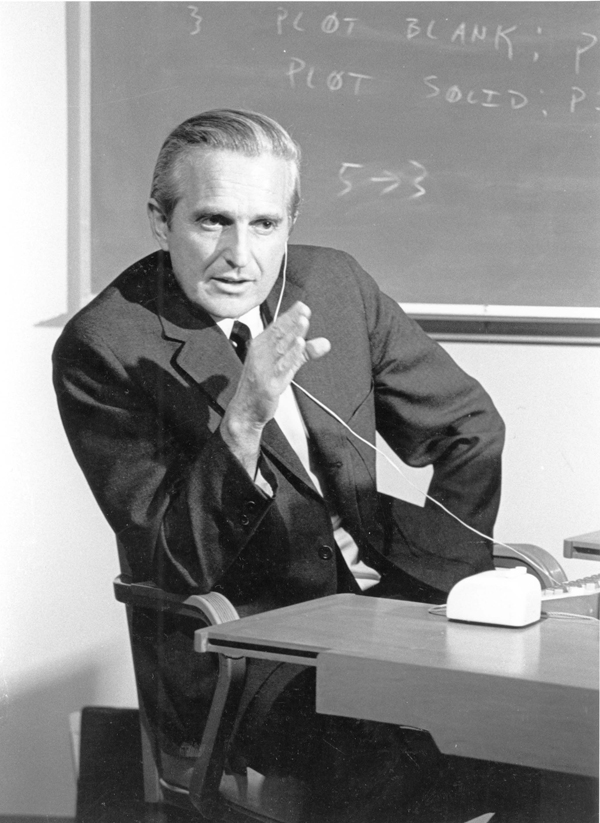
#> input picture assets/portrait-sources/douglas-engelbart.jpg, 600 x 823 px
$ python process-portraits.py
#> lines starting #> are read from the running program, lines starting #| are printed output that depends on the picture; after the words box and inside, x2 and y2 are one past the last pixel; in counts of white or black regions, pixels touching at a corner belong together
"""Create paper-and-ink portrait murals from the licensed source photographs."""

from pathlib import Path

from PIL import Image, ImageChops, ImageEnhance, ImageFilter, ImageOps


ROOT = Path(__file__).resolve().parents[1]
SOURCE_DIR = ROOT / "assets" / "portrait-sources"
OUTPUT_DIR = ROOT / "public" / "portraits"
CANVAS_SIZE = (720, 900)

PORTRAITS = {
    "douglas-engelbart": {"file": "douglas-engelbart.jpg", "crop": (35, 35, 565, 820)},
    "alan-kay": {"file": "alan-kay.jpg", "crop": (55, 40, 800, 1165)},
    "bret-victor": {"file": "bret-victor.png", "crop": (35, 45, 680, 950)},
}


def cover(image: Image.Image, size: tuple[int, int]) -> Image.Image:
    scale = max(size[0] / image.width, size[1] / image.height)
    resized = image.resize((round(image.width * scale), round(image.height * scale)), Image.Resampling.LANCZOS)
    left = (resized.width - size[0]) // 2
    top = (resized.height - size[1]) // 2
    return resized.crop((left, top, left + size[0], top + size[1]))


def make_mural(source: Path, crop: tuple[int, int, int, int]) -> Image.Image:
    original = Image.open(source).convert("RGB").crop(crop)
    gray = ImageOps.autocontrast(cover(original, CANVAS_SIZE).convert("L"), cutoff=1)
    softened = gray.filter(ImageFilter.MedianFilter(3))

    # Four broad graphite values keep the image legible from a distance.
    poster = softened.point(lambda value: 48 if value < 62 else 98 if value < 122 else 174 if value < 188 else 232)
    poster = ImageEnhance.Contrast(poster).enhance(0.82)

    # Pull a second, slightly offset edge pass over the tonal drawing for an imperfect ink contour.
    edges = ImageOps.autocontrast(softened.filter(ImageFilter.FIND_EDGES))
    ink = edges.point(lambda value: 255 if value > 34 else 0).convert("L").filter(ImageFilter.MaxFilter(3))
    offset_ink = ImageChops.offset(ink, 1, 0)
    ink = ImageChops.lighter(ink, offset_ink)
    drawing = Image.composite(Image.new("L", CANVAS_SIZE, 35), poster, ink)

    # Sparse halftone marks add printed texture only to the darker planes.
    pixels = drawing.load()
    for y in range(4, CANVAS_SIZE[1], 8):
        for x in range(4, CANVAS_SIZE[0], 8):
            if pixels[x, y] < 150:
                pixels[x, y] = max(25, pixels[x, y] - 42)

    # Fade every outer edge so the portrait reads as a wall mural, never a pasted rectangle.
    alpha = Image.new("L", CANVAS_SIZE, 0)
    alpha_pixels = alpha.load()
    for y in range(CANVAS_SIZE[1]):
        ny = (y - CANVAS_SIZE[1] * 0.49) / (CANVAS_SIZE[1] * 0.54)
        for x in range(CANVAS_SIZE[0]):
            nx = (x - CANVAS_SIZE[0] * 0.5) / (CANVAS_SIZE[0] * 0.56)
            distance = nx * nx + ny * ny
            alpha_pixels[x, y] = round(205 * max(0.0, min(1.0, (1.12 - distance) / 0.34)))

    paper_toned = ImageOps.colorize(drawing, black="#292a27", white="#efede5").convert("RGBA")
    paper_toned.putalpha(alpha.filter(ImageFilter.GaussianBlur(6)))
    return paper_toned


def main() -> None:
    OUTPUT_DIR.mkdir(parents=True, exist_ok=True)
    for name, config in PORTRAITS.items():
        mural = make_mural(SOURCE_DIR / config["file"], config["crop"])
#> in make_mural, `original = Image.open(source).convert("RGB").crop(crop)`:
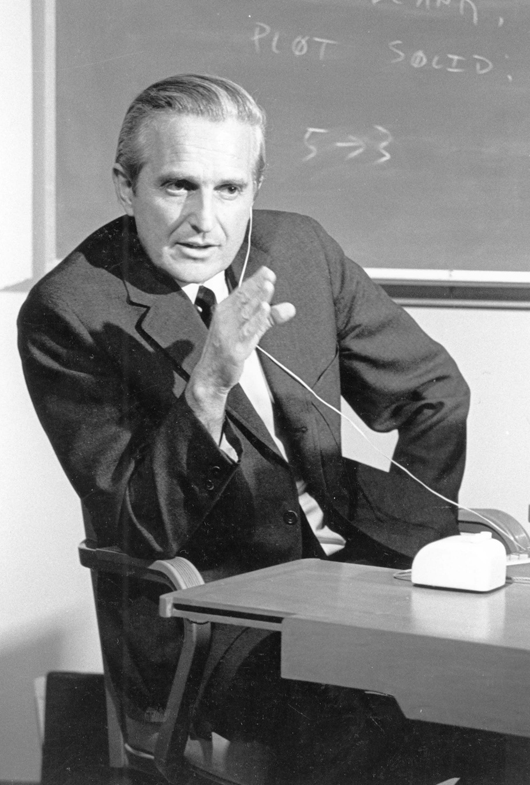
#> original: PIL image 530x785 RGB; min 12, max 255, mean 124.6
#> in cover, `return resized.crop((left, top, left + size[0], top + size[1]))`:
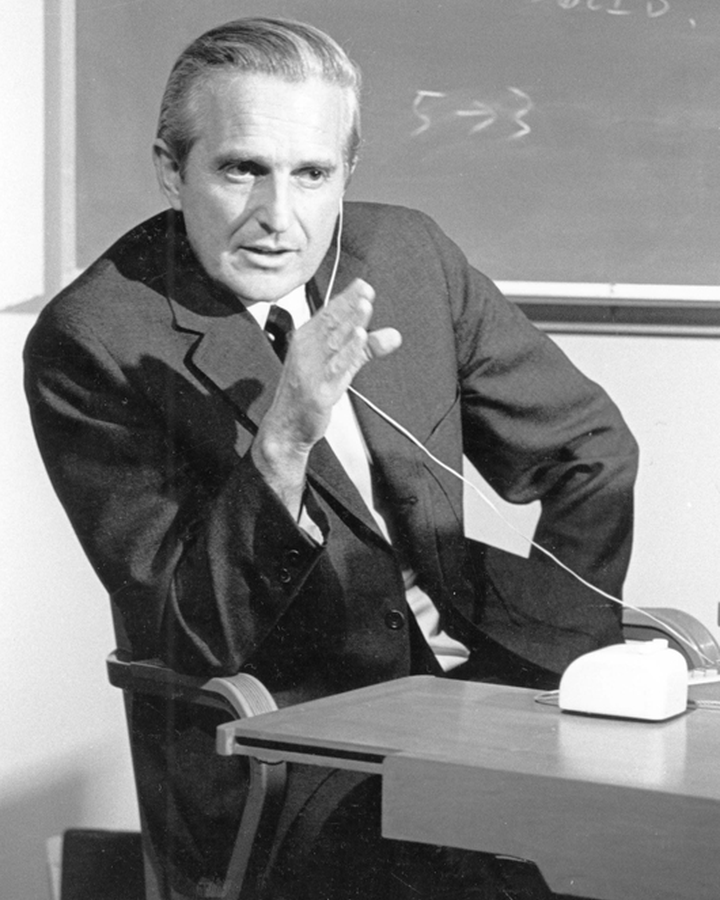
#> returned value: PIL image 720x900 RGB; min 7, max 255, mean 128.8
#> in make_mural, `ink = edges.point(lambda value: 255 if value > 34 else 0).convert("L")..`:
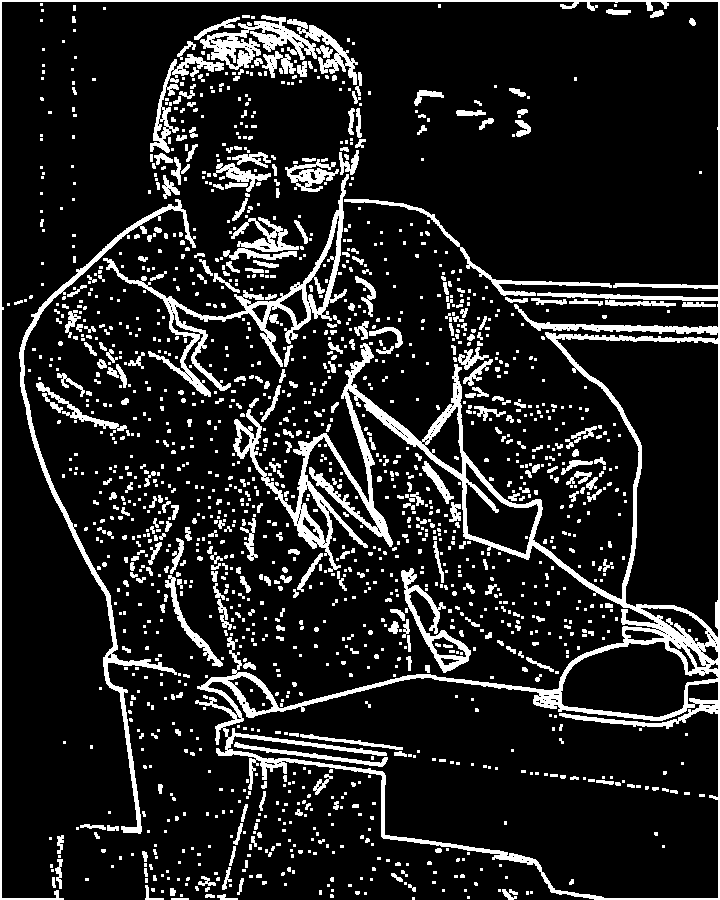
#> ink: PIL image 720x900 L; 13.6% white; 1642 white regions (1209 under 20 px), largest, box (x1, y1, x2, y2) and area: (0, 0, 720, 900) 30915, (103, 174, 349, 397) 5181, (19, 199, 196, 834) 4225
#> in make_mural, `offset_ink = ImageChops.offset(ink, 1, 0)`: offset_ink: PIL image 720x900 L; 13.6% white; 1642 white regions (1209 under 20 px), largest, box (x1, y1, x2, y2) and area: (0, 0, 720, 900) 30915, (104, 174, 350, 397) 5181, (20, 199, 197, 834) 4225
#> in make_mural, `ink = ImageChops.lighter(ink, offset_ink)`: ink: PIL image 720x900 L; 16% white; 1333 white regions (858 under 20 px), largest, box (x1, y1, x2, y2) and area: (0, 0, 720, 900) 45752, (19, 199, 197, 834) 5169, (194, 15, 363, 96) 4569
#> in make_mural, `drawing = Image.composite(Image.new("L", CANVAS_SIZE, 35), poster, ink)`:
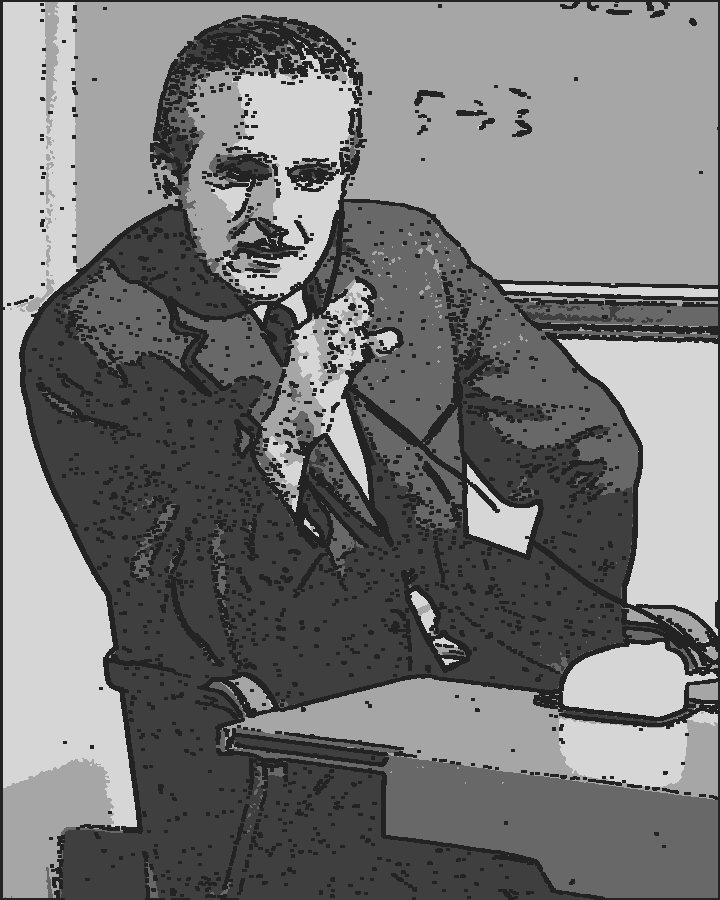
#> drawing: PIL image 720x900 L; min 35, max 214, mean 118.8
#> in make_mural, `alpha = Image.new("L", CANVAS_SIZE, 0)`: alpha: PIL image 720x900 L; every value is 0
#> in make_mural, `paper_toned = ImageOps.colorize(drawing, black="#292a27", white="#efed..`:
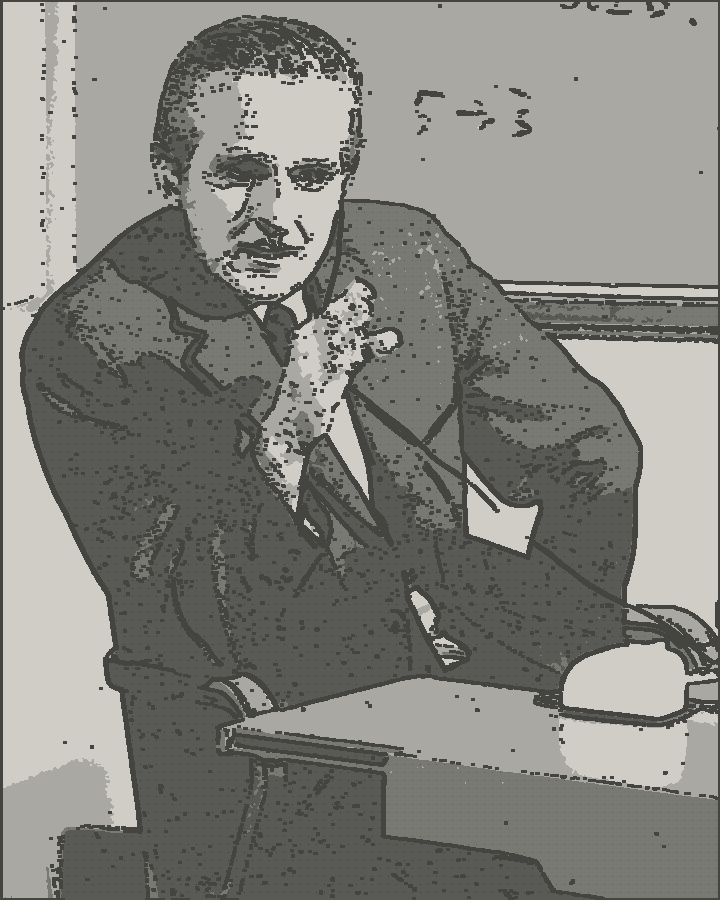
#> paper_toned: PIL image 720x900 RGBA; mean R, G, B, A 132.4, 132, 126.7, 255
#> in make_mural, `paper_toned.putalpha(alpha.filter(ImageFilter.GaussianBlur(6)))`:
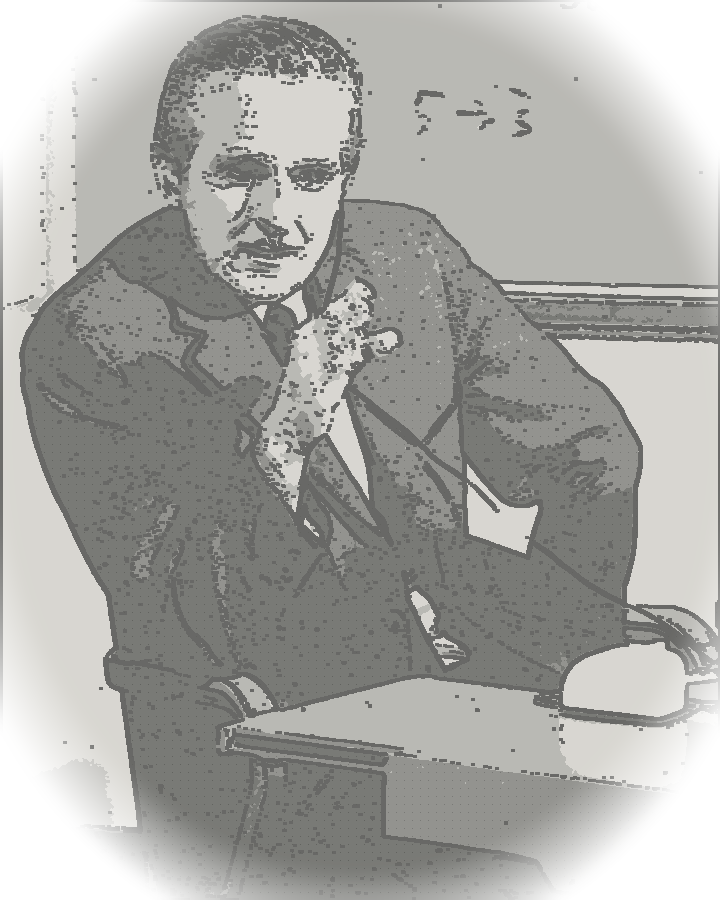
#> paper_toned: PIL image 720x900 RGBA; mean R, G, B, A 132.4, 132, 126.7, 175.2; transparent parts drawn white
#> in make_mural, `paper_toned.putalpha(alpha.filter(ImageFilter.GaussianBlur(6)))`:
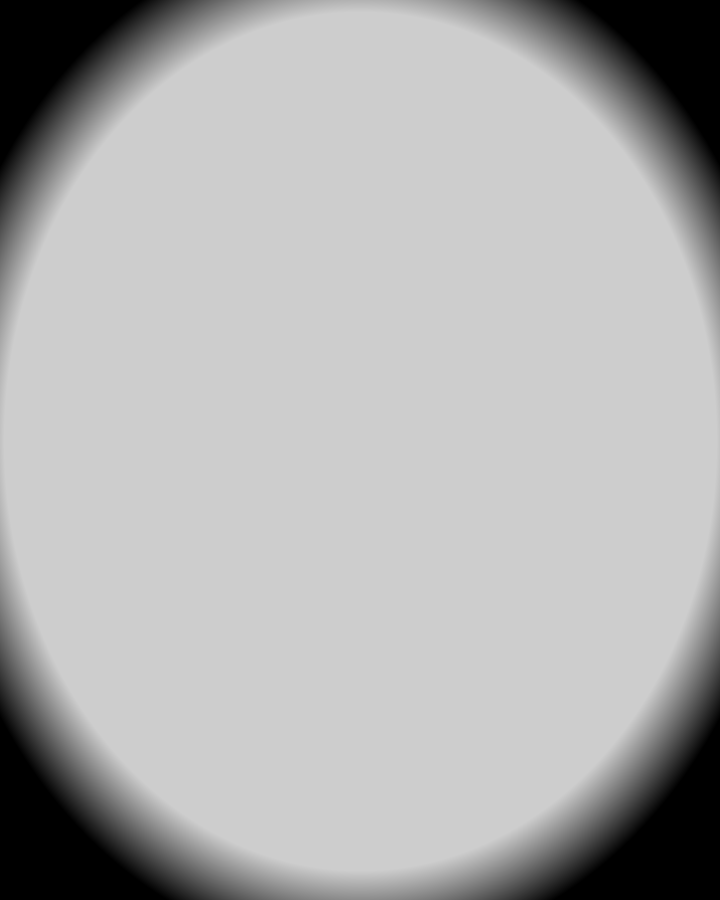
#> alpha: PIL image 720x900 L; min 0, max 205, mean 175.2
        mural.save(OUTPUT_DIR / f"{name}-ink.png", optimize=True)
#> pass 2 of the loop in main, `for name, config in PORTRAITS.items():`:
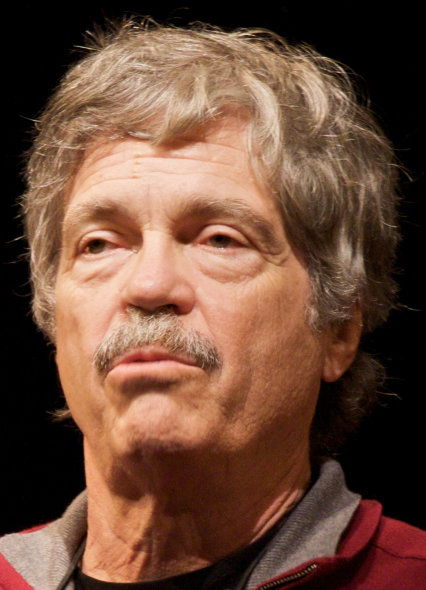
#> input picture assets/portrait-sources/alan-kay.jpg, 851 x 1180 px (shown at 1/2 size)
#> original: PIL image 745x1125 RGB
#> resized: PIL image 720x1087 RGB
#> in make_mural (call 2), `ink = edges.point(lambda value: 255 if value > 34 else 0).convert("L")..`:
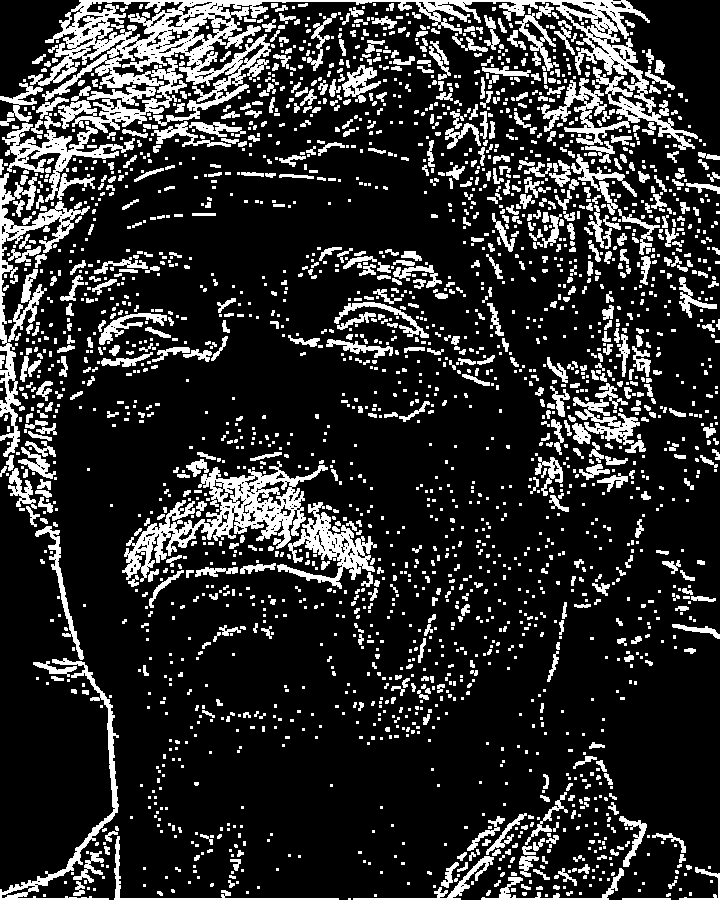
#> ink: PIL image 720x900 L; 18.1% white; 2523 white regions (1721 under 20 px), largest, box (x1, y1, x2, y2) and area: (28, 0, 698, 150) 22301, (122, 461, 328, 582) 6714, (0, 173, 90, 457) 3382
#> offset_ink: PIL image 720x900 L; 18.1% white; 2526 white regions (1725 under 20 px), largest, box (x1, y1, x2, y2) and area: (29, 0, 699, 150) 22301, (123, 461, 329, 582) 6714, (0, 173, 91, 457) 3414
#> in make_mural (call 2), `paper_toned.putalpha(alpha.filter(ImageFilter.GaussianBlur(6)))`:
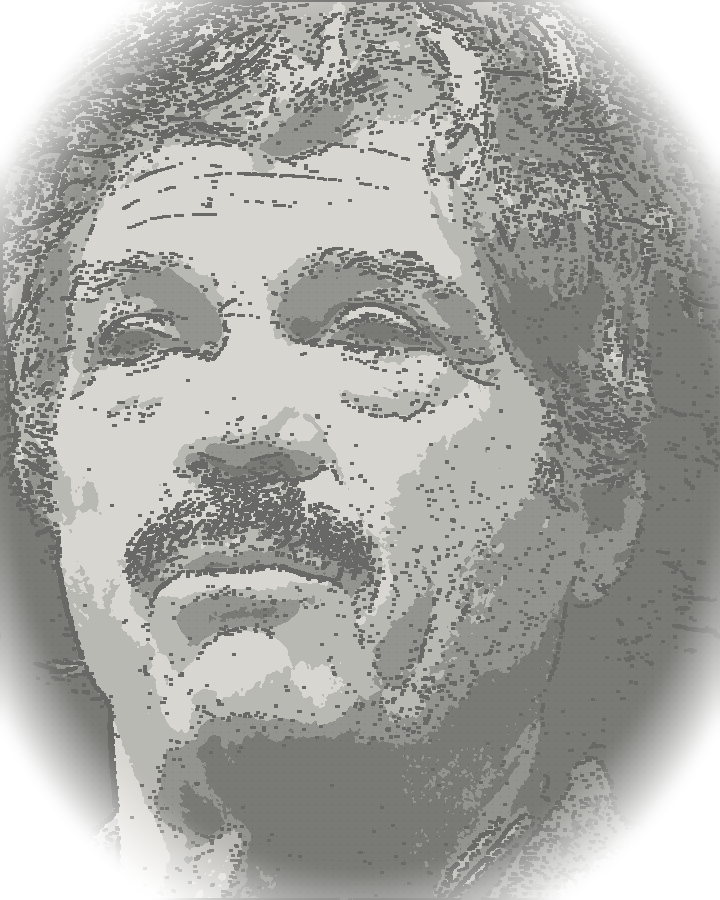
#> paper_toned: PIL image 720x900 RGBA; mean R, G, B, A 125.3, 125, 119.9, 175.2; transparent parts drawn white


if __name__ == "__main__":
#> (the run stopped early here; a loop or call above may not have finished)
